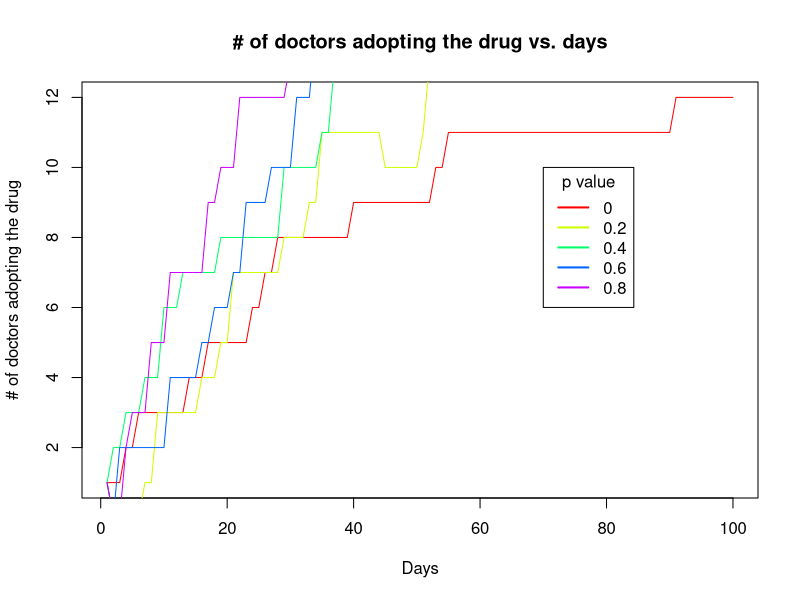

The R script that drew this image:
# Homework 6
# Stat 133, Lec 2, Spring 2015
# Due : Friday March 20th by 5 pm

# Review the slides on simulations for this assignment.

# Consider the following model on use of a new drug:
# We have a population of doctors, population size : <n.doctors>
# Every doctor has either adopted the use of a new drug, or not (0/1 status)
# Now write a function that runs a simulation for a period of :
# <n.days> where
# - every day exactly two _random_ doctors meet
# - if one has adopted but the other one has not then the
#   holdout adopts the use of the drug with probability p
# Return a matrix that shows for each day which doctors have adopted
# the use of the drug.

# Input varibles are
# <n.days> : the number of days the simulation should be run for
# <n.doctors> : total number of doctors 
# <initial.doctors> : a 0/1 vector of length <n.doctors>, 1 for adopters
# <p> : the probability that the non-adopter adopts the drug.

# Ouput variable
# <has_adopted> : matrix with <n.doctors> rows and <n.days> columns
#                 i.e. one row for each doctor
#                 the entries are 0 for days where the doctor is a
#                 non-adopter, else 1 (so once a row turns to 1 it stays as 1).

sim.doctors <- function(initial.doctors, n.doctors, n.days, p){

  # Set up the output variable, define it as a matrix then use initial.doctors
  # to set the first column (day)

  # Run a simulation for <n.days> (use a for loop).  In the loop:
  # 1) pick two random doctors
  # 2) check if one has adopted the other hasn't
  # 3) convert the non-adopter with probability p

  # return the output
  
  output.matrix = matrix(0, ncol = n.doctors + 1, nrow = n.doctors, byrow = FALSE)
  output.matrix[,1] = 1:n.doctors
  
#   browser()
  for (i in 1:n.days+1){
    if (i > 2){
      output.matrix[,i] = output.matrix[,i-1]
    }
    doctors = sample(1:n.doctors, 2, replace = F)
    agreements = which(initial.doctors[doctors] == 1)
    if (length(agreements) == 1){
      output.matrix[doctors[[agreements]], i] = 1
      output.matrix[doctors[which(initial.doctors[doctors] != 1)], i] = sample(c(0,1), p = c(1-p, p), size = 1)
    }
    else if (length(agreements) == 2){
      output.matrix[doctors[[1]], i] = 1
      output.matrix[doctors[[2]], i] = 1
    }
  }
  return(output.matrix)

}

# When you test your function you have to generate <initial.doctors> and
# pick values for the other input parameters.

set.seed(42)
# Generate a value for <initial.doctors> that has 10% 1s and 90% 0s.
# Run your function for at least 5 different values of <p> and plot
# on x-axis: days,
# on y-axis : the number of doctors that have already adopted the drug, on that day
# Put all 5 lines in one figure (e.g. use first plot() then lines() for the subsequent lines)

n.doctors = 100

initial.doctors = sample(0:1, size = n.doctors, replace = T, p = c(0.9, 0.1))
n.days = 100

p.s = seq(0,0.8, length.out = 5)
colours = rainbow(5)
for (j in 1:length(p.s)){
  print(j)
  p = p.s[j]
  num_agreements = 1:n.days
  x = sim.doctors(initial.doctors, n.doctors, n.days, p)
  for (i in 2:n.days + 1){
    num_agreements[i-1] = length(which(x[,i] == 1))
  }
  if(j == 1){
    
    plot(1:n.days, num_agreements, pch = 46, type = "l", col = colours[j], main = "# of doctors adopting the drug vs. days", xlab = "Days", ylab = "# of doctors adopting the drug")
  }
  else{
    lines(1:n.days, num_agreements, pch = 22, col = colours[j])
  }
}

legend(x=70, y=10, legend=p.s, lwd=2,
       col=colours, title = "p value")



